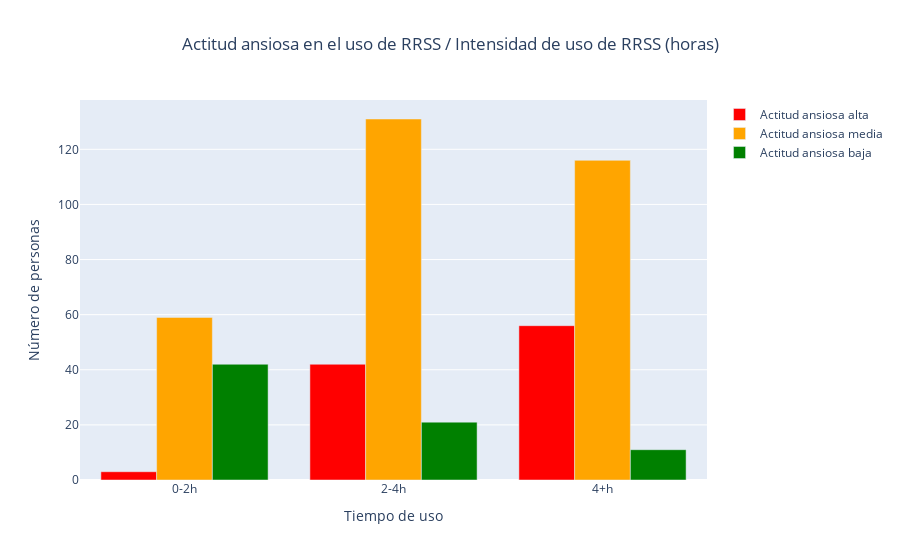

Notebook code cell kept with this figure:
### Code cell
# Definir los colores para cada categoría de actitud ansiosa
colores = {'Actitud ansiosa baja': 'green', 'Actitud ansiosa media': 'orange', 'Actitud ansiosa alta': 'red'}

# Concatenar los DataFrames para crear uno solo
df = pd.concat([mascara_actitud_ansiosa_baja_1.assign(actitud='Actitud ansiosa baja'),
                mascara_actitud_ansiosa_media_1.assign(actitud='Actitud ansiosa media'),
                mascara_actitud_ansiosa_alta_1.assign(actitud='Actitud ansiosa alta')])

# Calcular el conteo de personas para cada categoría de tiempo de uso y nivel de actitud ansiosa
df_count = df.groupby(['Tiempo_uso_num', 'actitud']).size().unstack().reset_index()

# Ordenar las columnas por actitud ansiosa alta, media y baja
df_count = df_count[['Tiempo_uso_num', 'Actitud ansiosa alta', 'Actitud ansiosa media', 'Actitud ansiosa baja']]

# Crear el gráfico de barras agrupadas con Plotly
fig = go.Figure()

for col in df_count.columns[1:]:
    fig.add_trace(go.Bar(x=df_count['Tiempo_uso_num'], y=df_count[col], name=col, marker_color=colores[col]))

fig.update_layout(title='Actitud ansiosa en el uso de RRSS / Intensidad de uso de RRSS (horas) ',
                  title_x=0.5,
                  xaxis_title='Tiempo de uso',
                  yaxis_title='Número de personas')

fig.show()

### Figure 1 — Plotly figure (JSON) as saved in the notebook; plotly's stock layout.template omitted (floating-point values rounded to 4 significant figures)
{"data": [{"marker": {"color": "red"}, "name": "Actitud ansiosa alta", "type": "bar", "x": ["0-2h", "2-4h", "4+h"], "y": [3, 42, 56]}, {"marker": {"color": "orange"}, "name": "Actitud ansiosa media", "type": "bar", "x": ["0-2h", "2-4h", "4+h"], "y": [59, 131, 116]}, {"marker": {"color": "green"}, "name": "Actitud ansiosa baja", "type": "bar", "x": ["0-2h", "2-4h", "4+h"], "y": [42, 21, 11]}], "layout": {"title": {"text": "Actitud ansiosa en el uso de RRSS / Intensidad de uso de RRSS (horas) ", "x": 0.5}, "xaxis": {"title": {"text": "Tiempo de uso"}}, "yaxis": {"title": {"text": "Número de personas"}}}}
